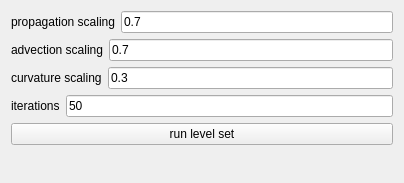
            <widget class="QWidget" name="levelSetPage">
             <property name="geometry">
              <rect>
               <x>0</x>
               <y>0</y>
               <width>404</width>
               <height>183</height>
              </rect>
             </property>
             <attribute name="label">
              <string>Level Set</string>
             </attribute>
             <layout class="QVBoxLayout" name="verticalLayout_22">
              <item>
               <widget class="QWidget" name="widget_33" native="true">
                <layout class="QHBoxLayout" name="horizontalLayout_30">
                 <property name="leftMargin">
                  <number>0</number>
                 </property>
                 <property name="topMargin">
                  <number>0</number>
                 </property>
                 <property name="rightMargin">
                  <number>0</number>
                 </property>
                 <property name="bottomMargin">
                  <number>0</number>
                 </property>
                 <item>
                  <widget class="QLabel" name="propagationLabel">
                   <property name="text">
                    <string>propagation scaling</string>
                   </property>
                  </widget>
                 </item>
                 <item>
                  <widget class="QLineEdit" name="propagationLineEdit">
                   <property name="text">
                    <string>0.7</string>
                   </property>
                  </widget>
                 </item>
                </layout>
               </widget>
              </item>
              <item>
               <widget class="QWidget" name="widget_34" native="true">
                <layout class="QHBoxLayout" name="horizontalLayout_31">
                 <property name="leftMargin">
                  <number>0</number>
                 </property>
                 <property name="topMargin">
                  <number>0</number>
                 </property>
                 <property name="rightMargin">
                  <number>0</number>
                 </property>
                 <property name="bottomMargin">
                  <number>0</number>
                 </property>
                 <item>
                  <widget class="QLabel" name="advectionLabel">
                   <property name="text">
                    <string>advection scaling</string>
                   </property>
                  </widget>
                 </item>
                 <item>
                  <widget class="QLineEdit" name="advectionLineEdit">
                   <property name="text">
                    <string>0.7</string>
                   </property>
                  </widget>
                 </item>
                </layout>
               </widget>
              </item>
              <item>
               <widget class="QWidget" name="widget_36" native="true">
                <layout class="QHBoxLayout" name="horizontalLayout_32">
                 <property name="leftMargin">
                  <number>0</number>
                 </property>
                 <property name="topMargin">
                  <number>0</number>
                 </property>
                 <property name="rightMargin">
                  <number>0</number>
                 </property>
                 <property name="bottomMargin">
                  <number>0</number>
                 </property>
                 <item>
                  <widget class="QLabel" name="label_2">
                   <property name="text">
                    <string>curvature scaling</string>
                   </property>
                  </widget>
                 </item>
                 <item>
                  <widget class="QLineEdit" name="curvatureLineEdit">
                   <property name="text">
                    <string>0.3</string>
                   </property>
                  </widget>
                 </item>
                </layout>
               </widget>
              </item>
              <item>
               <widget class="QWidget" name="widget_37" native="true">
                <layout class="QHBoxLayout" name="horizontalLayout_33">
                 <property name="leftMargin">
                  <number>0</number>
                 </property>
                 <property name="topMargin">
                  <number>0</number>
                 </property>
                 <property name="rightMargin">
                  <number>0</number>
                 </property>
                 <property name="bottomMargin">
                  <number>0</number>
                 </property>
                 <item>
                  <widget class="QLabel" name="label_3">
                   <property name="text">
                    <string>iterations</string>
                   </property>
                  </widget>
                 </item>
                 <item>
                  <widget class="QLineEdit" name="iterationsLineEdit">
                   <property name="text">
                    <string>50</string>
                   </property>
                  </widget>
                 </item>
                </layout>
               </widget>
              </item>
              <item>
               <widget class="QPushButton" name="levelSetButton">
                <property name="text">
                 <string>run level set</string>
                </property>
               </widget>
              </item>
              <item>
               <spacer name="verticalSpacer_8">
                <property name="orientation">
                 <enum>Qt::Vertical</enum>
                </property>
                <property name="sizeHint" stdset="0">
                 <size>
                  <width>20</width>
                  <height>40</height>
                 </size>
                </property>
               </spacer>
              </item>
             </layout>
            </widget>
